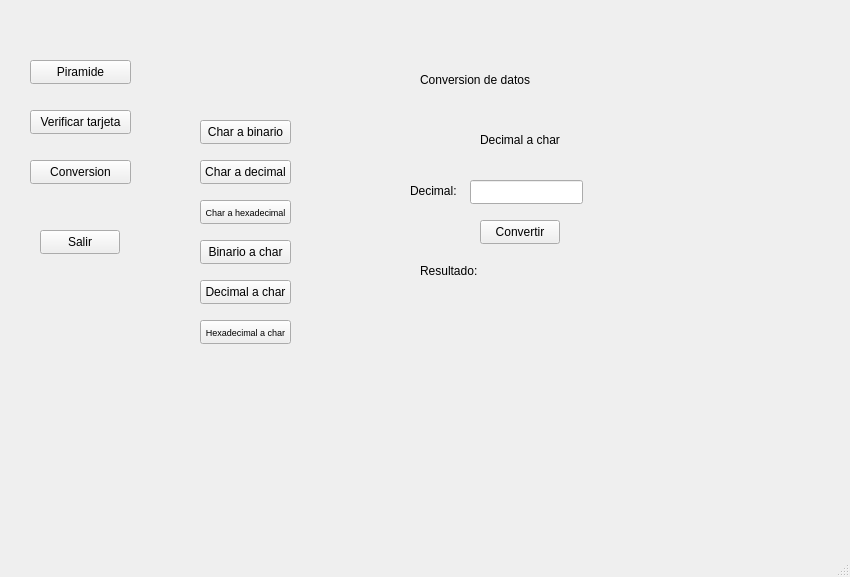
<?xml version="1.0" encoding="UTF-8"?>
<ui version="4.0">
 <class>MainWindow</class>
 <widget class="QMainWindow" name="MainWindow">
  <property name="geometry">
   <rect>
    <x>0</x>
    <y>0</y>
    <width>850</width>
    <height>577</height>
   </rect>
  </property>
  <property name="windowTitle">
   <string>MainWindow</string>
  </property>
  <widget class="QWidget" name="centralwidget">
   <widget class="QPushButton" name="pushButton">
    <property name="geometry">
     <rect>
      <x>30</x>
      <y>60</y>
      <width>101</width>
      <height>24</height>
     </rect>
    </property>
    <property name="text">
     <string>Piramide</string>
    </property>
   </widget>
   <widget class="QPushButton" name="pushButton_2">
    <property name="geometry">
     <rect>
      <x>30</x>
      <y>110</y>
      <width>101</width>
      <height>24</height>
     </rect>
    </property>
    <property name="text">
     <string>Verificar tarjeta</string>
    </property>
   </widget>
   <widget class="QPushButton" name="pushButton_3">
    <property name="geometry">
     <rect>
      <x>30</x>
      <y>160</y>
      <width>101</width>
      <height>24</height>
     </rect>
    </property>
    <property name="text">
     <string>Conversion</string>
    </property>
   </widget>
   <widget class="QPushButton" name="pushButton_4">
    <property name="geometry">
     <rect>
      <x>40</x>
      <y>230</y>
      <width>80</width>
      <height>24</height>
     </rect>
    </property>
    <property name="text">
     <string>Salir</string>
    </property>
   </widget>
   <widget class="QStackedWidget" name="stackedWidget">
    <property name="geometry">
     <rect>
      <x>170</x>
      <y>40</y>
      <width>611</width>
      <height>441</height>
     </rect>
    </property>
    <property name="currentIndex">
     <number>2</number>
    </property>
    <widget class="QWidget" name="page">
     <widget class="QLabel" name="label">
      <property name="geometry">
       <rect>
        <x>250</x>
        <y>30</y>
        <width>121</width>
        <height>20</height>
       </rect>
      </property>
      <property name="text">
       <string>Piramide de asteriscos</string>
      </property>
     </widget>
     <widget class="QSpinBox" name="piramideSpinBo">
      <property name="geometry">
       <rect>
        <x>270</x>
        <y>80</y>
        <width>51</width>
        <height>25</height>
       </rect>
      </property>
     </widget>
     <widget class="QLabel" name="label_2">
      <property name="geometry">
       <rect>
        <x>170</x>
        <y>80</y>
        <width>91</width>
        <height>20</height>
       </rect>
      </property>
      <property name="text">
       <string>Cantidad de filas:</string>
      </property>
     </widget>
     <widget class="QPushButton" name="pushButton_5">
      <property name="geometry">
       <rect>
        <x>340</x>
        <y>80</y>
        <width>80</width>
        <height>24</height>
       </rect>
      </property>
      <property name="text">
       <string>Crear</string>
      </property>
     </widget>
     <widget class="QLabel" name="label_3">
      <property name="geometry">
       <rect>
        <x>180</x>
        <y>140</y>
        <width>49</width>
        <height>16</height>
       </rect>
      </property>
      <property name="text">
       <string>Piramide:</string>
      </property>
     </widget>
     <widget class="QTextEdit" name="mostrarPiramide">
      <property name="geometry">
       <rect>
        <x>170</x>
        <y>160</y>
        <width>281</width>
        <height>201</height>
       </rect>
      </property>
     </widget>
    </widget>
    <widget class="QWidget" name="page_2">
     <widget class="QLabel" name="label_4">
      <property name="geometry">
       <rect>
        <x>240</x>
        <y>40</y>
        <width>141</width>
        <height>20</height>
       </rect>
      </property>
      <property name="text">
       <string>Verificar tarjeta de credito</string>
      </property>
     </widget>
     <widget class="QLineEdit" name="lineEditTarjeta">
      <property name="geometry">
       <rect>
        <x>250</x>
        <y>90</y>
        <width>191</width>
        <height>24</height>
       </rect>
      </property>
     </widget>
     <widget class="QLabel" name="label_5">
      <property name="geometry">
       <rect>
        <x>110</x>
        <y>90</y>
        <width>131</width>
        <height>20</height>
       </rect>
      </property>
      <property name="text">
       <string>Inserte numero de tarjeta:</string>
      </property>
     </widget>
     <widget class="QPushButton" name="pushButton_6">
      <property name="geometry">
       <rect>
        <x>240</x>
        <y>140</y>
        <width>80</width>
        <height>24</height>
       </rect>
      </property>
      <property name="text">
       <string>Verificar</string>
      </property>
     </widget>
     <widget class="QLabel" name="resultadoTarjeta">
      <property name="geometry">
       <rect>
        <x>230</x>
        <y>200</y>
        <width>161</width>
        <height>16</height>
       </rect>
      </property>
      <property name="text">
       <string/>
      </property>
     </widget>
    </widget>
    <widget class="QWidget" name="page_3">
     <widget class="QLabel" name="label_6">
      <property name="geometry">
       <rect>
        <x>250</x>
        <y>30</y>
        <width>121</width>
        <height>20</height>
       </rect>
      </property>
      <property name="text">
       <string>Conversion de datos</string>
      </property>
     </widget>
     <widget class="QPushButton" name="pushButton_7">
      <property name="geometry">
       <rect>
        <x>30</x>
        <y>80</y>
        <width>91</width>
        <height>24</height>
       </rect>
      </property>
      <property name="text">
       <string>Char a binario</string>
      </property>
     </widget>
     <widget class="QPushButton" name="pushButton_8">
      <property name="geometry">
       <rect>
        <x>30</x>
        <y>120</y>
        <width>91</width>
        <height>24</height>
       </rect>
      </property>
      <property name="text">
       <string>Char a decimal</string>
      </property>
     </widget>
     <widget class="QPushButton" name="pushButton_9">
      <property name="geometry">
       <rect>
        <x>30</x>
        <y>160</y>
        <width>91</width>
        <height>24</height>
       </rect>
      </property>
      <property name="font">
       <font>
        <pointsize>7</pointsize>
       </font>
      </property>
      <property name="text">
       <string>Char a hexadecimal</string>
      </property>
     </widget>
     <widget class="QPushButton" name="pushButton_10">
      <property name="geometry">
       <rect>
        <x>30</x>
        <y>200</y>
        <width>91</width>
        <height>24</height>
       </rect>
      </property>
      <property name="text">
       <string>Binario a char</string>
      </property>
     </widget>
     <widget class="QPushButton" name="pushButton_11">
      <property name="geometry">
       <rect>
        <x>30</x>
        <y>240</y>
        <width>91</width>
        <height>24</height>
       </rect>
      </property>
      <property name="text">
       <string>Decimal a char</string>
      </property>
     </widget>
     <widget class="QPushButton" name="pushButton_12">
      <property name="geometry">
       <rect>
        <x>30</x>
        <y>280</y>
        <width>91</width>
        <height>24</height>
       </rect>
      </property>
      <property name="font">
       <font>
        <pointsize>7</pointsize>
       </font>
      </property>
      <property name="text">
       <string>Hexadecimal a char</string>
      </property>
     </widget>
     <widget class="QStackedWidget" name="stackedWidget_2">
      <property name="geometry">
       <rect>
        <x>140</x>
        <y>70</y>
        <width>451</width>
        <height>321</height>
       </rect>
      </property>
      <property name="currentIndex">
       <number>4</number>
      </property>
      <widget class="QWidget" name="page_4">
       <widget class="QLabel" name="label_7">
        <property name="geometry">
         <rect>
          <x>180</x>
          <y>20</y>
          <width>81</width>
          <height>16</height>
         </rect>
        </property>
        <property name="text">
         <string>Char a binario</string>
        </property>
       </widget>
       <widget class="QLabel" name="label_13">
        <property name="geometry">
         <rect>
          <x>110</x>
          <y>60</y>
          <width>61</width>
          <height>20</height>
         </rect>
        </property>
        <property name="text">
         <string>Inserte letra:</string>
        </property>
       </widget>
       <widget class="QLineEdit" name="charBinario">
        <property name="geometry">
         <rect>
          <x>180</x>
          <y>60</y>
          <width>61</width>
          <height>24</height>
         </rect>
        </property>
        <property name="maxLength">
         <number>1</number>
        </property>
       </widget>
       <widget class="QPushButton" name="pushButton_13">
        <property name="geometry">
         <rect>
          <x>170</x>
          <y>100</y>
          <width>80</width>
          <height>24</height>
         </rect>
        </property>
        <property name="text">
         <string>Convertir</string>
        </property>
       </widget>
       <widget class="QLabel" name="label_14">
        <property name="geometry">
         <rect>
          <x>110</x>
          <y>150</y>
          <width>61</width>
          <height>16</height>
         </rect>
        </property>
        <property name="text">
         <string>Resultado:</string>
        </property>
       </widget>
       <widget class="QLabel" name="charBinarioLine">
        <property name="geometry">
         <rect>
          <x>180</x>
          <y>150</y>
          <width>81</width>
          <height>16</height>
         </rect>
        </property>
        <property name="text">
         <string/>
        </property>
       </widget>
      </widget>
      <widget class="QWidget" name="page_5">
       <widget class="QLabel" name="label_8">
        <property name="geometry">
         <rect>
          <x>180</x>
          <y>20</y>
          <width>81</width>
          <height>16</height>
         </rect>
        </property>
        <property name="text">
         <string>Char a decimal</string>
        </property>
       </widget>
       <widget class="QLabel" name="label_15">
        <property name="geometry">
         <rect>
          <x>100</x>
          <y>70</y>
          <width>61</width>
          <height>20</height>
         </rect>
        </property>
        <property name="text">
         <string>Inserte letra:</string>
        </property>
       </widget>
       <widget class="QLineEdit" name="charDecimal">
        <property name="geometry">
         <rect>
          <x>170</x>
          <y>70</y>
          <width>81</width>
          <height>24</height>
         </rect>
        </property>
        <property name="maxLength">
         <number>1</number>
        </property>
       </widget>
       <widget class="QPushButton" name="pushButton_14">
        <property name="geometry">
         <rect>
          <x>170</x>
          <y>110</y>
          <width>80</width>
          <height>24</height>
         </rect>
        </property>
        <property name="text">
         <string>Convertir</string>
        </property>
       </widget>
       <widget class="QLabel" name="label_16">
        <property name="geometry">
         <rect>
          <x>110</x>
          <y>170</y>
          <width>61</width>
          <height>20</height>
         </rect>
        </property>
        <property name="text">
         <string>Resultado:</string>
        </property>
       </widget>
       <widget class="QLabel" name="charDecimalLabel">
        <property name="geometry">
         <rect>
          <x>170</x>
          <y>170</y>
          <width>111</width>
          <height>16</height>
         </rect>
        </property>
        <property name="text">
         <string/>
        </property>
       </widget>
      </widget>
      <widget class="QWidget" name="page_6">
       <widget class="QLabel" name="label_9">
        <property name="geometry">
         <rect>
          <x>170</x>
          <y>20</y>
          <width>111</width>
          <height>20</height>
         </rect>
        </property>
        <property name="text">
         <string>Char a hexadecimal</string>
        </property>
       </widget>
       <widget class="QLabel" name="label_17">
        <property name="geometry">
         <rect>
          <x>130</x>
          <y>70</y>
          <width>31</width>
          <height>16</height>
         </rect>
        </property>
        <property name="text">
         <string>Letra:</string>
        </property>
       </widget>
       <widget class="QLineEdit" name="charHexadecimal_2">
        <property name="geometry">
         <rect>
          <x>170</x>
          <y>70</y>
          <width>113</width>
          <height>24</height>
         </rect>
        </property>
        <property name="maxLength">
         <number>1</number>
        </property>
       </widget>
       <widget class="QLabel" name="label_18">
        <property name="geometry">
         <rect>
          <x>100</x>
          <y>140</y>
          <width>61</width>
          <height>16</height>
         </rect>
        </property>
        <property name="text">
         <string>Resultado:</string>
        </property>
       </widget>
       <widget class="QLabel" name="charHexadecimalLabel">
        <property name="geometry">
         <rect>
          <x>170</x>
          <y>140</y>
          <width>141</width>
          <height>16</height>
         </rect>
        </property>
        <property name="text">
         <string/>
        </property>
       </widget>
       <widget class="QPushButton" name="pushButton_15">
        <property name="geometry">
         <rect>
          <x>190</x>
          <y>100</y>
          <width>80</width>
          <height>24</height>
         </rect>
        </property>
        <property name="text">
         <string>Convertir</string>
        </property>
       </widget>
      </widget>
      <widget class="QWidget" name="page_7">
       <widget class="QLabel" name="label_10">
        <property name="geometry">
         <rect>
          <x>180</x>
          <y>20</y>
          <width>71</width>
          <height>16</height>
         </rect>
        </property>
        <property name="text">
         <string>Binario a char</string>
        </property>
       </widget>
       <widget class="QLabel" name="label_19">
        <property name="geometry">
         <rect>
          <x>110</x>
          <y>70</y>
          <width>49</width>
          <height>16</height>
         </rect>
        </property>
        <property name="text">
         <string>Binario:</string>
        </property>
       </widget>
       <widget class="QLineEdit" name="BinarioChar">
        <property name="geometry">
         <rect>
          <x>170</x>
          <y>70</y>
          <width>113</width>
          <height>24</height>
         </rect>
        </property>
       </widget>
       <widget class="QLabel" name="label_20">
        <property name="geometry">
         <rect>
          <x>100</x>
          <y>160</y>
          <width>61</width>
          <height>20</height>
         </rect>
        </property>
        <property name="text">
         <string>Resultado:</string>
        </property>
       </widget>
       <widget class="QLabel" name="binarioCharLabel">
        <property name="geometry">
         <rect>
          <x>170</x>
          <y>160</y>
          <width>131</width>
          <height>16</height>
         </rect>
        </property>
        <property name="text">
         <string/>
        </property>
       </widget>
       <widget class="QPushButton" name="pushButton_16">
        <property name="geometry">
         <rect>
          <x>180</x>
          <y>110</y>
          <width>80</width>
          <height>24</height>
         </rect>
        </property>
        <property name="text">
         <string>Convertir</string>
        </property>
       </widget>
      </widget>
      <widget class="QWidget" name="page_8">
       <widget class="QLabel" name="label_11">
        <property name="geometry">
         <rect>
          <x>170</x>
          <y>20</y>
          <width>91</width>
          <height>20</height>
         </rect>
        </property>
        <property name="text">
         <string>Decimal a char</string>
        </property>
       </widget>
       <widget class="QLabel" name="label_21">
        <property name="geometry">
         <rect>
          <x>100</x>
          <y>70</y>
          <width>49</width>
          <height>21</height>
         </rect>
        </property>
        <property name="text">
         <string>Decimal:</string>
        </property>
       </widget>
       <widget class="QLineEdit" name="decimalChar">
        <property name="geometry">
         <rect>
          <x>160</x>
          <y>70</y>
          <width>113</width>
          <height>24</height>
         </rect>
        </property>
       </widget>
       <widget class="QLabel" name="label_22">
        <property name="geometry">
         <rect>
          <x>110</x>
          <y>150</y>
          <width>61</width>
          <height>21</height>
         </rect>
        </property>
        <property name="text">
         <string>Resultado:</string>
        </property>
       </widget>
       <widget class="QLabel" name="decimalCharLabel">
        <property name="geometry">
         <rect>
          <x>170</x>
          <y>150</y>
          <width>211</width>
          <height>21</height>
         </rect>
        </property>
        <property name="text">
         <string/>
        </property>
       </widget>
       <widget class="QPushButton" name="pushButton_17">
        <property name="geometry">
         <rect>
          <x>170</x>
          <y>110</y>
          <width>80</width>
          <height>24</height>
         </rect>
        </property>
        <property name="text">
         <string>Convertir</string>
        </property>
       </widget>
      </widget>
      <widget class="QWidget" name="page_9">
       <widget class="QLabel" name="label_12">
        <property name="geometry">
         <rect>
          <x>160</x>
          <y>20</y>
          <width>111</width>
          <height>16</height>
         </rect>
        </property>
        <property name="text">
         <string>Hexadecimal a char</string>
        </property>
       </widget>
       <widget class="QLabel" name="label_23">
        <property name="geometry">
         <rect>
          <x>88</x>
          <y>70</y>
          <width>71</width>
          <height>20</height>
         </rect>
        </property>
        <property name="text">
         <string>Hexadecimal:</string>
        </property>
       </widget>
       <widget class="QLineEdit" name="hexadecimalChar">
        <property name="geometry">
         <rect>
          <x>170</x>
          <y>70</y>
          <width>113</width>
          <height>24</height>
         </rect>
        </property>
       </widget>
       <widget class="QPushButton" name="pushButton_18">
        <property name="geometry">
         <rect>
          <x>170</x>
          <y>110</y>
          <width>80</width>
          <height>24</height>
         </rect>
        </property>
        <property name="text">
         <string>Convertir</string>
        </property>
       </widget>
       <widget class="QLabel" name="label_24">
        <property name="geometry">
         <rect>
          <x>90</x>
          <y>170</y>
          <width>61</width>
          <height>16</height>
         </rect>
        </property>
        <property name="text">
         <string>Resultado:</string>
        </property>
       </widget>
       <widget class="QLabel" name="hexadecimalCharLine">
        <property name="geometry">
         <rect>
          <x>170</x>
          <y>170</y>
          <width>111</width>
          <height>16</height>
         </rect>
        </property>
        <property name="text">
         <string/>
        </property>
       </widget>
      </widget>
     </widget>
    </widget>
   </widget>
  </widget>
  <widget class="QMenuBar" name="menubar">
   <property name="geometry">
    <rect>
     <x>0</x>
     <y>0</y>
     <width>850</width>
     <height>21</height>
    </rect>
   </property>
  </widget>
  <widget class="QStatusBar" name="statusbar"/>
 </widget>
 <resources/>
 <connections/>
</ui>
